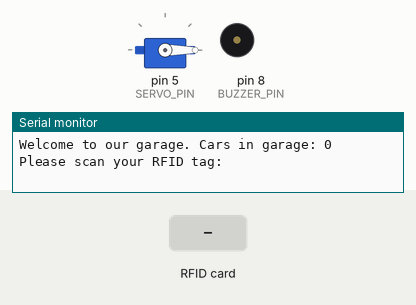
A sketch run on a simulated Arduino Uno, built with avr-gcc and run on an emulated ATmega328P. Shown: servo, buzzer (waves = sounding, pin HIGH), the last lines printed to the serial monitor. Wiring (inferred from the names in the program): IR receiver: data pin 3. The test bench sets the inputs (shaded band). Pins used as bus, display or sensor lines are not drawn.

Above: at 1.2 s.
1.3 s: RFID card 5E 7A 19 C4 held to the reader
At 2.1 s:
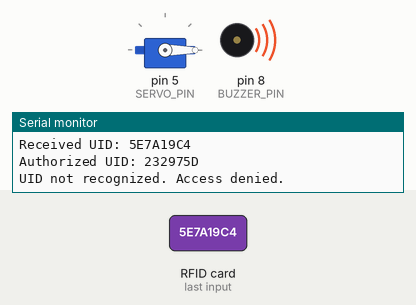
Timing chart, 0 to 4.3 s (numbered marks = the images above; inputs shaded):
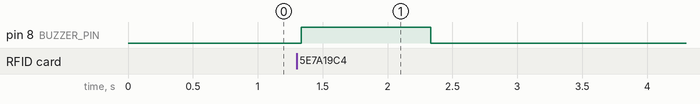

The sketch:

withrfid.ino
```cpp
#include <Servo.h>
#include <SPI.h>
#include <MFRC522.h>

// Define pin connections for Servo, Buzzer, IR Sensors, and RFID
#define SERVO_PIN 5
#define BUZZER_PIN 8
#define IR_ENTRY_PIN 2
#define IR_EXIT_PIN 3
#define SS_PIN 10
#define RST_PIN 9

// Servo object
Servo servo;

// RFID object
MFRC522 rfid(SS_PIN, RST_PIN);

// Variables
int carCount = 0;
const int maxCars = 4;                   // Maximum capacity of the garage
bool isAuthorized = false;               // To track if the UID check was successful
const String authorizedUID = "232975D";  // Authorized UID in hexadecimal string format

void setup() {
  Serial.begin(9600);
  SPI.begin();
  rfid.PCD_Init();
  servo.attach(SERVO_PIN);
  pinMode(BUZZER_PIN, OUTPUT);
  pinMode(IR_ENTRY_PIN, INPUT);
  pinMode(IR_EXIT_PIN, INPUT);

  // Initial state
  servo.write(0);  // Servo closed position
  displayWelcomeMessage();
}

void loop() {
  // Check for RFID card presence
  if (rfid.PICC_IsNewCardPresent() && rfid.PICC_ReadCardSerial()) {
    String inputUID = "";
    for (byte i = 0; i < rfid.uid.size; i++) {
      inputUID += String(rfid.uid.uidByte[i], HEX);
    }
    inputUID.toUpperCase();  // Convert UID to uppercase
    Serial.print("Received UID: ");
    Serial.println(inputUID);  // Debug: Print the received UID

    if (checkUID(inputUID)) {
      if (carCount < maxCars) {
        Serial.println("Access Granted. Opening gate...");
        Serial.println("Please enter.");
        isAuthorized = true;  // Allow entry IR sensor to work
      } else {
        Serial.println("Garage is full. Access denied.");
        soundBuzzer();
        isAuthorized = false;  // Prevent entry IR sensor from working
        displayWelcomeMessage();
      }
    } else {
      Serial.println("UID not recognized. Access denied.");
      soundBuzzer();
      isAuthorized = false;  // Prevent entry IR sensor from working
      displayWelcomeMessage();
    }
    delay(2000);  // Pause for the user to see the message
  }

  // Check for car entry only if UID was validated
  if (isAuthorized && digitalRead(IR_ENTRY_PIN) == LOW) {
    delay(500);  // Debounce
    if (carCount < maxCars) {
      while (digitalRead(IR_ENTRY_PIN) == LOW) {
        openGate();  // Open the gate when a car is detected
      }
      delay(3000);
      servo.write(0);  // Close gate
      carCount++;
      Serial.print("Car entered. Total cars: ");
      Serial.println(carCount);
      isAuthorized = false;  // Reset authorization after entry
      delay(1000);           // Avoid multiple counts
      displayWelcomeMessage();
    } else {
      Serial.println("Garage is full. No entry allowed.");
    }
  }

  // Check for car exit
  if (digitalRead(IR_EXIT_PIN) == LOW) {
    delay(500);  // Debounce
    if (carCount > 0) {
      while (digitalRead(IR_EXIT_PIN) == LOW) {
        openGateForExit();
      }
      delay(3000);     // Keep gate open for 3 seconds
      servo.write(0);  // Close gate
      carCount--;
      Serial.print("Car exited. Total cars: ");
      Serial.println(carCount);
      delay(1000);  // Avoid multiple counts
      displayWelcomeMessage();
    }
  }
}

void displayWelcomeMessage() {
  Serial.print("Welcome to our garage. Cars in garage: ");
  Serial.println(carCount);
  Serial.println("Please scan your RFID tag:");
}

bool checkUID(String inputUID) {
  // Convert the input UID to uppercase for consistent comparison
  inputUID.toUpperCase();

  // Debug: Print the authorized UID for comparison
  Serial.print("Authorized UID: ");
  Serial.println(authorizedUID);

  // Check if the input UID matches the authorized UID
  if (inputUID.equals(authorizedUID)) {
    return true;  // Authorized
  }
  return false;  // Unauthorized
}

void openGate() {
  servo.write(90);  // Open gate
}

void openGateForExit() {
  servo.write(90);  // Open gate for exit
}

void soundBuzzer() {
  digitalWrite(BUZZER_PIN, HIGH);
  delay(1000);  // Buzzer on for 1 second
  digitalWrite(BUZZER_PIN, LOW);
}
```

Measured:
- after the input at 1.3 s, pin 8 (BUZZER_PIN): LOW → HIGH at once, → LOW 1.0 s later
